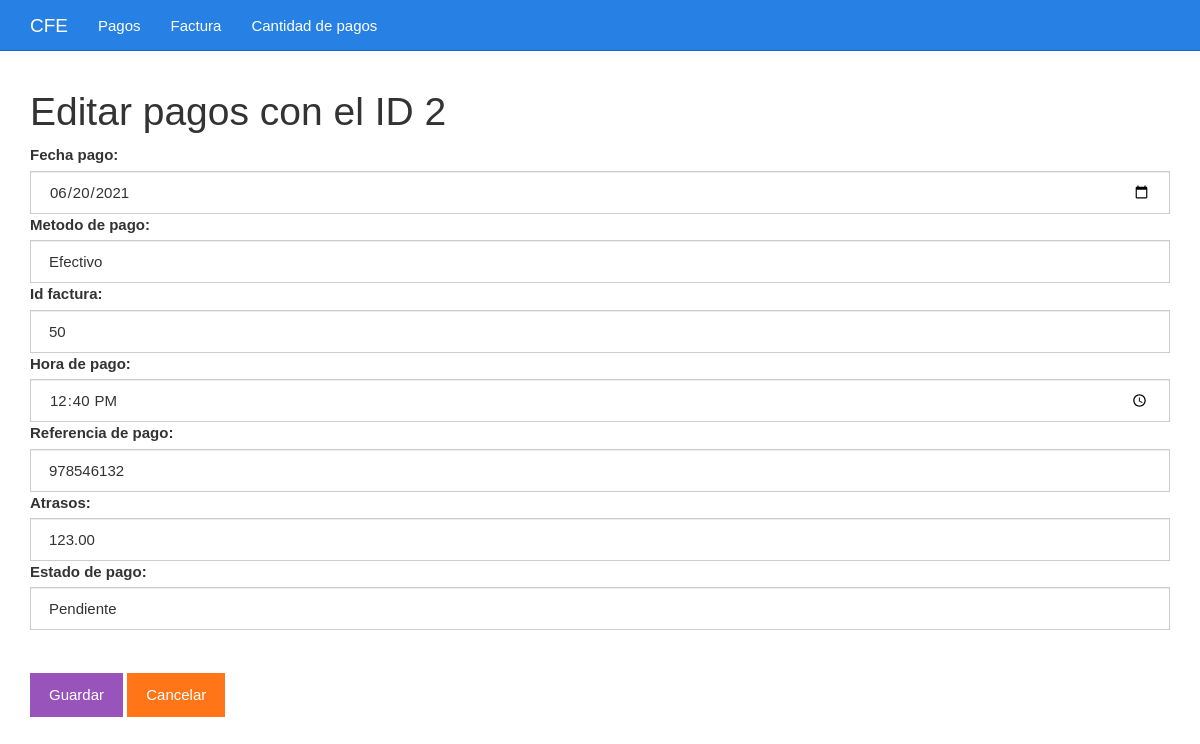
The page /editar.php?id=2 on the database its author committed.
### tables this page shows
CREATE TABLE `tbl_pagos` (
  `id` int(50) UNSIGNED NOT NULL,
  `fechapago` date NOT NULL,
  `metodopago` varchar(50) NOT NULL,
  `idfactura` int(50) NOT NULL,
  `horapago` time NOT NULL,
  `referpago` int(100) NOT NULL,
  `atrasos` decimal(7,2) NOT NULL,
  `estadopago` varchar(50) NOT NULL
);

### editar.php (the view, shortened to what this page needs)
<?php
$id = $_GET["id"];
include_once "base_de_datos.php";
$sentencia = $base_de_datos->prepare("SELECT * FROM tbl_pagos WHERE id = ?;");
$sentencia->execute([$id]);
$pagos = $sentencia->fetch(PDO::FETCH_OBJ);
?>
<?php include_once "encabezado.php" ?>
	<div class="col-xs-12">
		<h1>Editar pagos con el ID <?php echo $pagos->id; ?></h1>
		<form method="post" action="guardarDatosEditados.php">
			<label for="fechapago">Fecha pago:</label>
			<input value="<?php echo $pagos->fechapago ?>" class="form-control" name="fechapago" required type="date" id="fechapago" placeholder="Escribe el código">
			<label for="metodopago">Metodo de pago:</label>
			<input value="<?php echo $pagos->metodopago ?>" class="form-control" name="metodopago" required type="text" id="metodopago" placeholder="Escribe el metodo de pago">
			<label for="idfactura">Id factura:</label>
			<input value="<?php echo $pagos->idfactura ?>" class="form-control" name="idfactura" required type="number" id="idfactura" placeholder="Escribe el id de factura">
			<label for="horapago">Hora de pago:</label>
			<input value="<?php echo $pagos->horapago ?>" class="form-control" name="horapago" required type="time" id="horapago" placeholder="Hora de pago">
			<label for="referpago">Referencia de pago:</label>
			<input value="<?php echo $pagos->referpago ?>" class="form-control" name="referpago" required type="number" id="referpago" placeholder="Escribe referencia del pago">
			<label for="atrasos">Atrasos:</label>
			<input value="<?php echo $pagos->atrasos ?>" class="form-control" name="atrasos" required type="number" id="atrasos" placeholder="Atrasos">
			<label for="estadopago">Estado de pago:</label>
			<input value="<?php echo $pagos->estadopago ?>" class="form-control" name="estadopago" required type="text" id="estadopago" placeholder="Estado de pagos">
			<br><br><input class="btn btn-info" type="submit" value="Guardar">
			<a class="btn btn-warning" href="./listar.php">Cancelar</a>
		</form>
	</div>
<?php include_once "pie.php" ?>

### css/estilo.css (style rules this page uses)
body { padding-top: 70px; }

### rows shown on the page
tbl_pagos: id "2", fechapago "06/20/2021", metodopago "Efectivo", idfactura "50", horapago "12:40:00", referpago "978546132", atrasos "123.00", estadopago "Pendiente"
